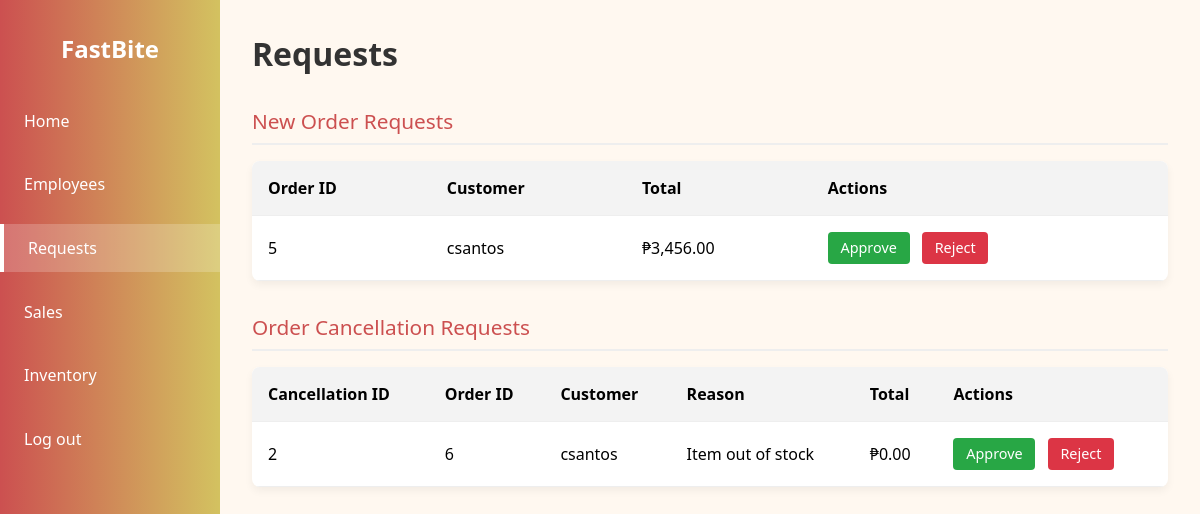
The page /requests.php (signed in) on the database as committed earlier.
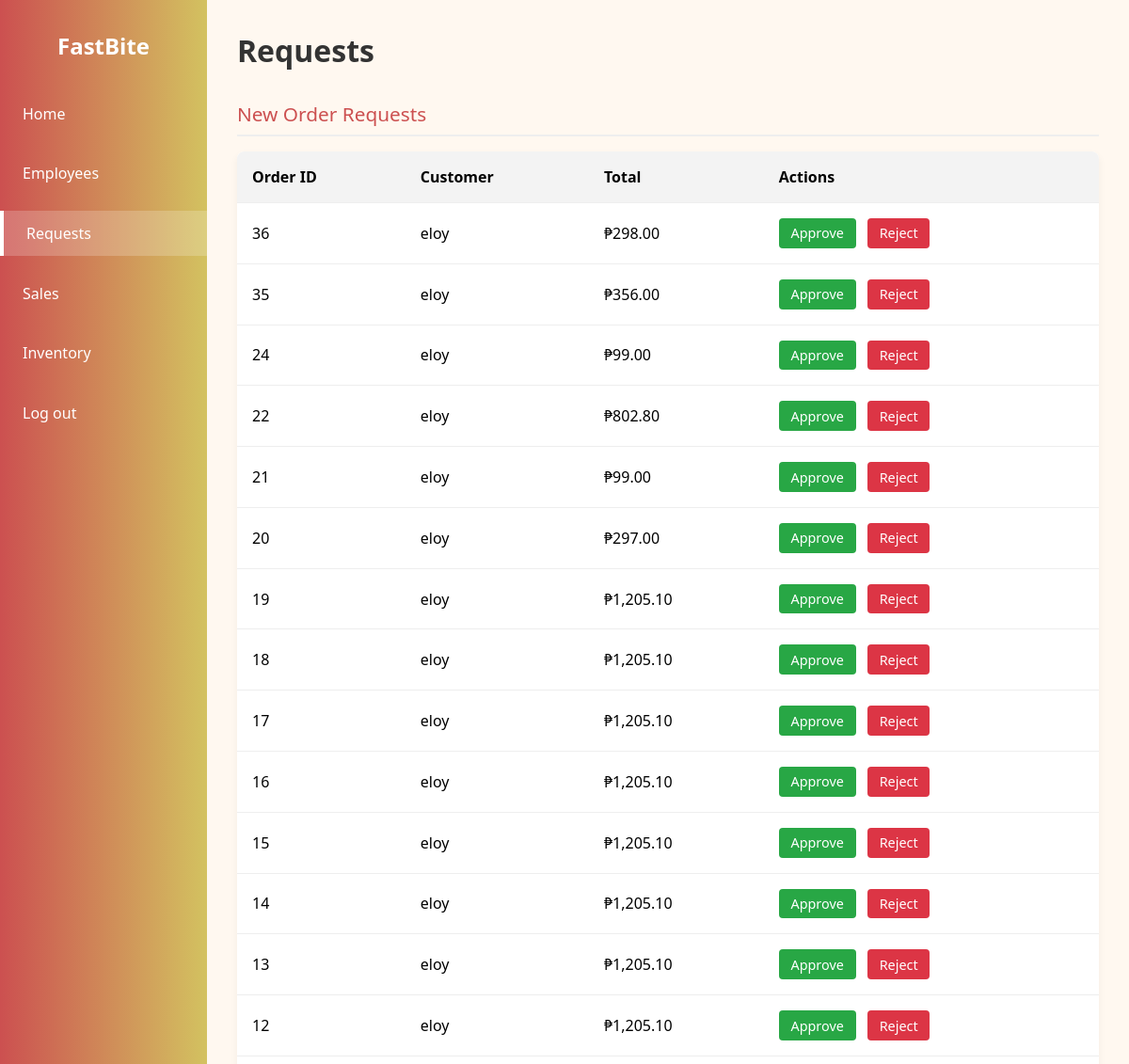
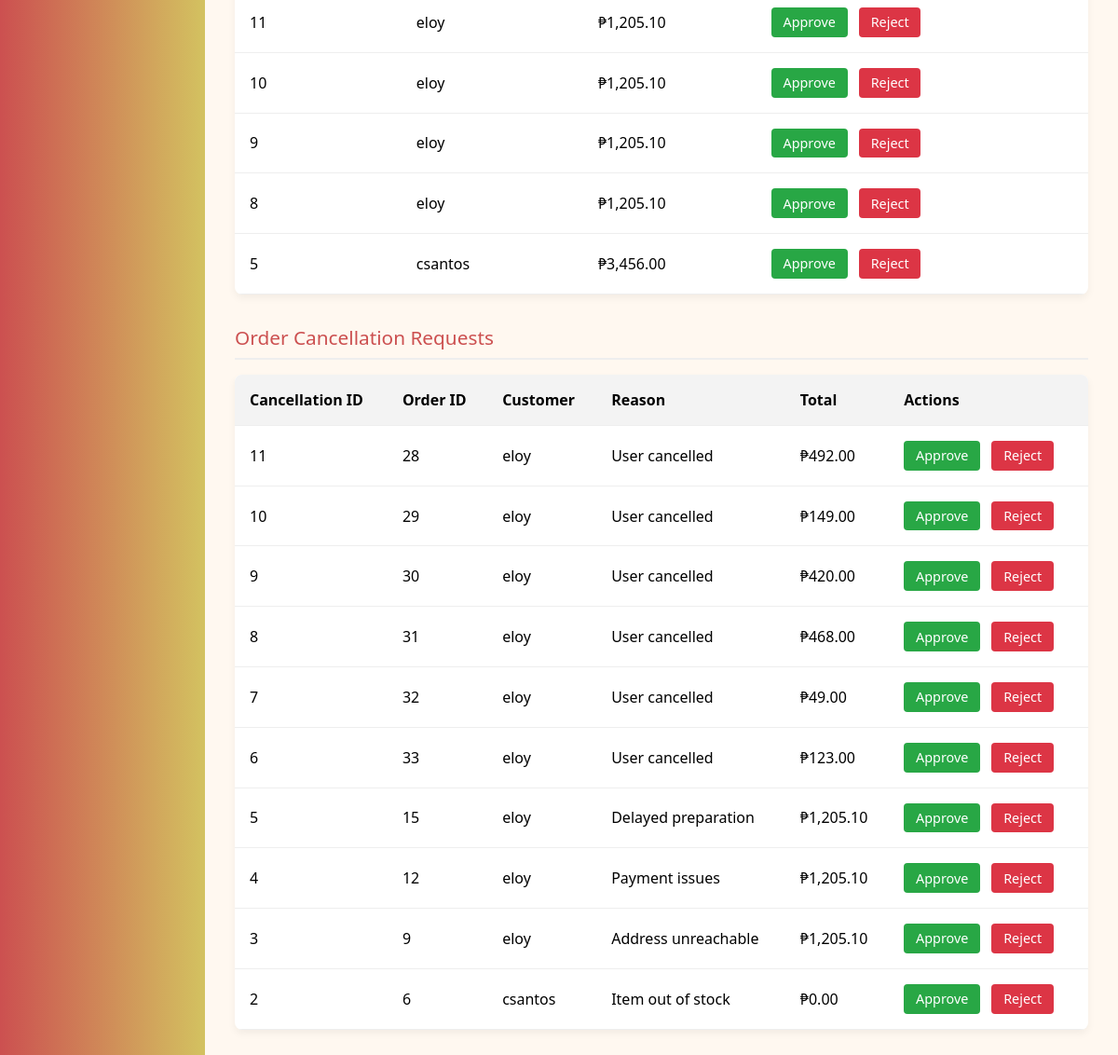
The same page on the database as committed later (2 pictures, top to bottom).
### tables this page shows
CREATE TABLE `order` (
  `order_id` int(11) NOT NULL AUTO_INCREMENT PRIMARY KEY,
  `customer_id` int(11) NOT NULL,
  `employee_id` int(11) DEFAULT NULL,
  `order_date` datetime NOT NULL DEFAULT current_timestamp(),
  `order_status` varchar(50) NOT NULL DEFAULT 'Pending',
  `total_amount` decimal(10,2) NOT NULL
);

CREATE TABLE `users` (
  `user_id` int(11) NOT NULL,
  `username` varchar(50) NOT NULL,
  `password` varchar(255) NOT NULL,
  `role` enum('admin','employee','customer') NOT NULL,
  `email` varchar(100) DEFAULT NULL
);

CREATE TABLE `order_cancellation` (
  `cancellation_id` int(11) NOT NULL,
  `order_id` int(11) NOT NULL,
  `cancellation_reason` varchar(255) NOT NULL,
  `cancellation_date` varchar(255) NOT NULL
);

### requests.php (the view, shortened to what this page needs)
<?php
include('includes/config.php');
$orderQuery = "
    SELECT
        o.order_id,
        u.username AS customer,
        o.total_amount
    FROM `order` o
    JOIN users u ON o.customer_id = u.user_id
    WHERE o.order_status = 'Pending'
    ORDER BY o.order_id DESC
";
$orderStmt = $dbh->prepare($orderQuery);
$orderStmt->execute();
$orderRequests = $orderStmt->fetchAll(PDO::FETCH_ASSOC);
$cancelQuery = "
    SELECT
        c.cancellation_id,
        c.order_id,
        u.username AS customer,
        c.cancellation_reason,
        o.total_amount
    FROM order_cancellation c
    JOIN `order` o ON c.order_id = o.order_id
    JOIN users u ON o.customer_id = u.user_id
    ORDER BY c.cancellation_id DESC
";
$cancelStmt = $dbh->prepare($cancelQuery);
$cancelStmt->execute();
$cancelRequests = $cancelStmt->fetchAll(PDO::FETCH_ASSOC);
?>
<!DOCTYPE html>
<html lang="en">
<head>
</head>
<body>
<nav class="sidebar">
  <h2>FastBite</h2>
  <ul>
    <li><a href="admin-dashboard.php">Home</a></li>
    <li><a href="employee-database.php">Employees</a></li>
    <li><a href="requests.php" class="active">Requests</a></li>
    <li><a href="sales-report.php">Sales</a></li>
    <li><a href="inventory-report.php">Inventory</a></li>
    <li><a href="logout.php">Log out</a></li>
  </ul>
</nav>
<div class="main-content">
  <h1>Requests</h1>
  <div class="section-title">New Order Requests</div>
  <table>
    <thead>
      <tr>
        <th>Order ID</th>
        <th>Customer</th>
        <th>Total</th>
        <th>Actions</th>
      </tr>
    </thead>
    <tbody>
      <?php foreach ($orderRequests as $order): ?>
      <tr>
        <td><?= htmlspecialchars($order['order_id']) ?></td>
        <td><?= htmlspecialchars($order['customer']) ?></td>
        <td>₱<?= number_format($order['total_amount'], 2) ?></td>
        <td>
          <form method="POST" action="requests.php" style="display:inline">
            <button class="btn approve-btn" type="submit">Approve</button>
          </form>
          <form method="POST" action="requests.php" style="display:inline">
            <button class="btn reject-btn" type="submit">Reject</button>
          </form>
        </td>
      </tr>
      <?php endforeach; ?>
    </tbody>
  </table>
  <div class="section-title">Order Cancellation Requests</div>
  <table>
    <thead>
      <tr>
        <th>Cancellation ID</th>
        <th>Order ID</th>
        <th>Customer</th>
        <th>Reason</th>
        <th>Total</th>
        <th>Actions</th>
      </tr>
    </thead>
    <tbody>
      <?php foreach ($cancelRequests as $cancel): ?>
      <tr>
        <td><?= htmlspecialchars($cancel['cancellation_id']) ?></td>
        <td><?= htmlspecialchars($cancel['order_id']) ?></td>
        <td><?= htmlspecialchars($cancel['customer']) ?></td>
        <td><?= htmlspecialchars($cancel['cancellation_reason']) ?></td>
        <td>₱<?= number_format($cancel['total_amount'], 2) ?></td>
        <td>
          <form method="POST" action="requests.php" style="display:inline">
            <button class="btn approve-btn" type="submit">Approve</button>
          </form>
          <form method="POST" action="requests.php" style="display:inline">
            <button class="btn reject-btn" type="submit">Reject</button>
          </form>
        </td>
      </tr>
      <?php endforeach; ?>
    </tbody>
  </table>
</div>
</body>
</html>

Rows that differ between the two databases and show on the page:
added order: order_id "36", customer.username "eloy", total_amount "298.00"
added order: order_id "35", customer.username "eloy", total_amount "356.00"
added order: order_id "24", customer.username "eloy", total_amount "99.00"
added order: order_id "22", customer.username "eloy", total_amount "802.80"
added order: order_id "21", customer.username "eloy", total_amount "99.00"
added order: order_id "20", customer.username "eloy", total_amount "297.00"
added order: order_id "19", customer.username "eloy", total_amount "1,205.10"
added order: order_id "18", customer.username "eloy", total_amount "1,205.10"
added order: order_id "17", customer.username "eloy", total_amount "1,205.10"
added order: order_id "16", customer.username "eloy", total_amount "1,205.10"
added order: order_id "15", customer.username "eloy", total_amount "1,205.10"
added order: order_id "14", customer.username "eloy", total_amount "1,205.10"
added order: order_id "13", customer.username "eloy", total_amount "1,205.10"
added order: order_id "12", customer.username "eloy", total_amount "1,205.10"
added order: order_id "11", customer.username "eloy", total_amount "1,205.10"
added order: order_id "10", customer.username "eloy", total_amount "1,205.10"
added order: order_id "9", customer.username "eloy", total_amount "1,205.10"
added order: order_id "8", customer.username "eloy", total_amount "1,205.10"
added order_cancellation: cancellation_id "11", order "28", users.username "eloy", cancellation_reason "User cancelled", order.total_amount "492.00"
added order_cancellation: cancellation_id "10", order "29", users.username "eloy", cancellation_reason "User cancelled", order.total_amount "149.00"
added order_cancellation: cancellation_id "9", order "30", users.username "eloy", cancellation_reason "User cancelled", order.total_amount "420.00"
added order_cancellation: cancellation_id "8", order "31", users.username "eloy", cancellation_reason "User cancelled", order.total_amount "468.00"
added order_cancellation: cancellation_id "7", order "32", users.username "eloy", cancellation_reason "User cancelled", order.total_amount "49.00"
added order_cancellation: cancellation_id "6", order "33", users.username "eloy", cancellation_reason "User cancelled", order.total_amount "123.00"
now on this page (row unchanged): order_cancellation: cancellation_id "5", order "15", users.username "eloy", cancellation_reason "Delayed preparation", order.total_amount "1,205.10"
now on this page (row unchanged): order_cancellation: cancellation_id "4", order "12", users.username "eloy", cancellation_reason "Payment issues", order.total_amount "1,205.10"
now on this page (row unchanged): order_cancellation: cancellation_id "3", order "9", users.username "eloy", cancellation_reason "Address unreachable", order.total_amount "1,205.10"
